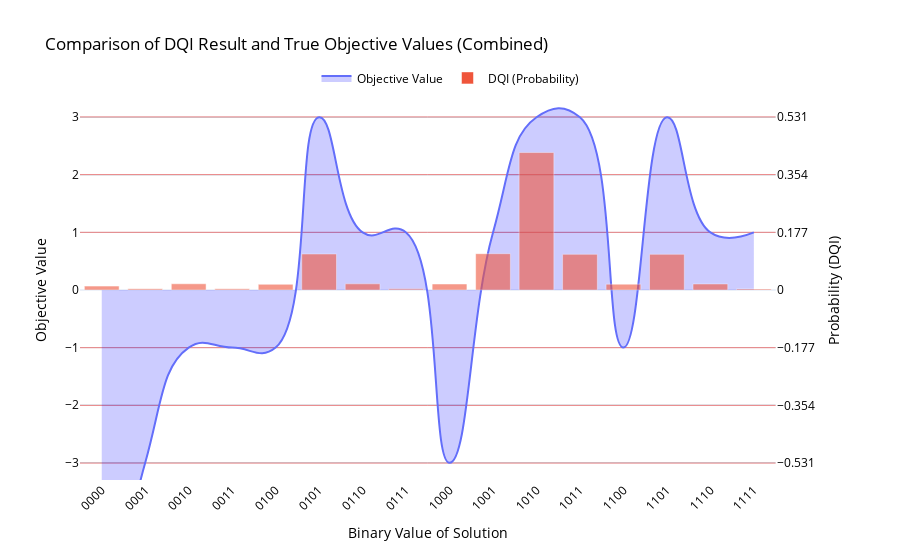

Here is the notebook cell this chart was saved with:
### Code cell
combined_counts = combine_counts(counts)
plot_results_union_plotly(
    brute_force_results,
    combined_counts,
    plot_name="Comparison of DQI Result and True Objective Values (Combined)",
    spline_smoothing=1.3
)

### Figure 1 — Plotly figure (JSON) as saved in the notebook; plotly's stock layout.template omitted (floating-point values rounded to 4 significant figures)
{"data": [{"fill": "tozeroy", "fillcolor": "rgba(0,0,255,0.2)", "line": {"shape": "spline", "smoothing": 1.3}, "mode": "lines", "name": "Objective Value", "type": "scatter", "x": ["0000", "0001", "0010", "0011", "0100", "0101", "0110", "0111", "1000", "1001", "1010", "1011", "1100", "1101", "1110", "1111"], "xaxis": "x", "y": [-7, -3, -1, -1, -1, 3, 1, 1, -3, 1, 3, 3, -1, 3, 1, 1], "yaxis": "y"}, {"marker": {"opacity": 0.6}, "name": "DQI (Probability)", "type": "bar", "x": ["0000", "0001", "0010", "0011", "0100", "0101", "0110", "0111", "1000", "1001", "1010", "1011", "1100", "1101", "1110", "1111"], "xaxis": "x", "y": [0.01198, 0.00396, 0.01908, 0.0037, 0.01749, 0.1106, 0.01901, 0.00349, 0.01845, 0.1114, 0.4218, 0.1095, 0.01797, 0.1096, 0.01858, 0.00342], "yaxis": "y2"}], "layout": {"font": {"color": "black"}, "legend": {"orientation": "h", "x": 0.5, "xanchor": "center", "y": 1.02, "yanchor": "bottom"}, "title": {"text": "Comparison of DQI Result and True Objective Values (Combined)"}, "xaxis": {"anchor": "y", "domain": [0, 0.94], "tickangle": -45, "title": {"text": "Binary Value of Solution"}}, "yaxis": {"anchor": "x", "domain": [0, 1], "dtick": 1, "gridcolor": "lightblue", "range": [-3.3, 3.3], "showgrid": true, "tick0": 0, "title": {"text": "Objective Value"}}, "yaxis2": {"anchor": "x", "dtick": 0.177, "gridcolor": "lightcoral", "overlaying": "y", "range": [-0.583, 0.583], "showgrid": true, "side": "right", "tick0": 0, "title": {"text": "Probability (DQI)"}}}}
